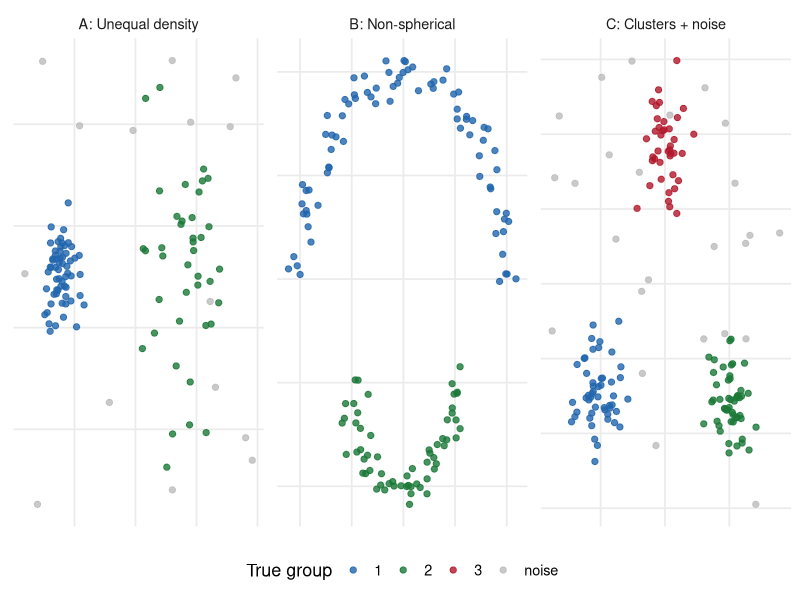
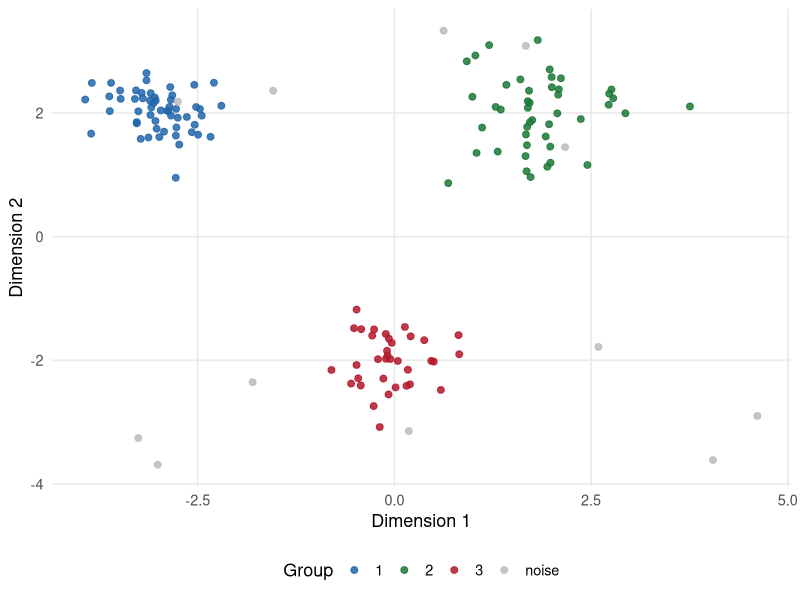
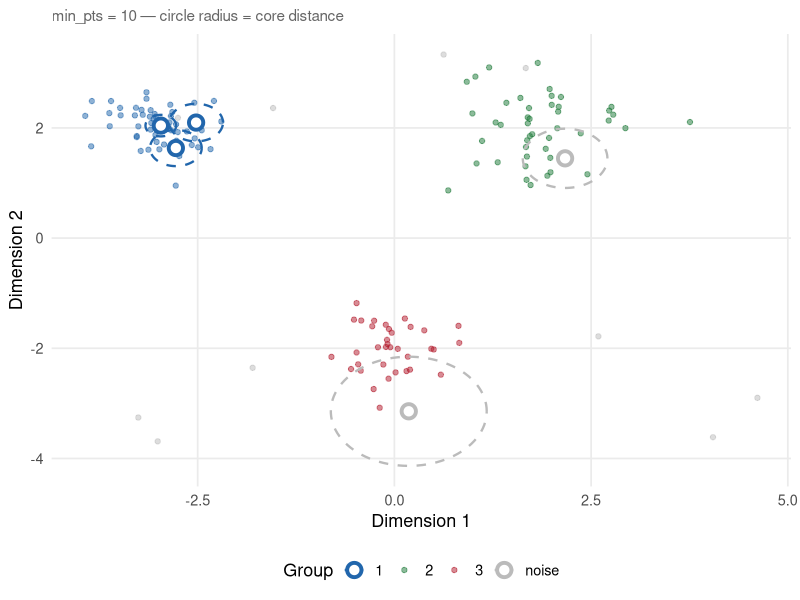
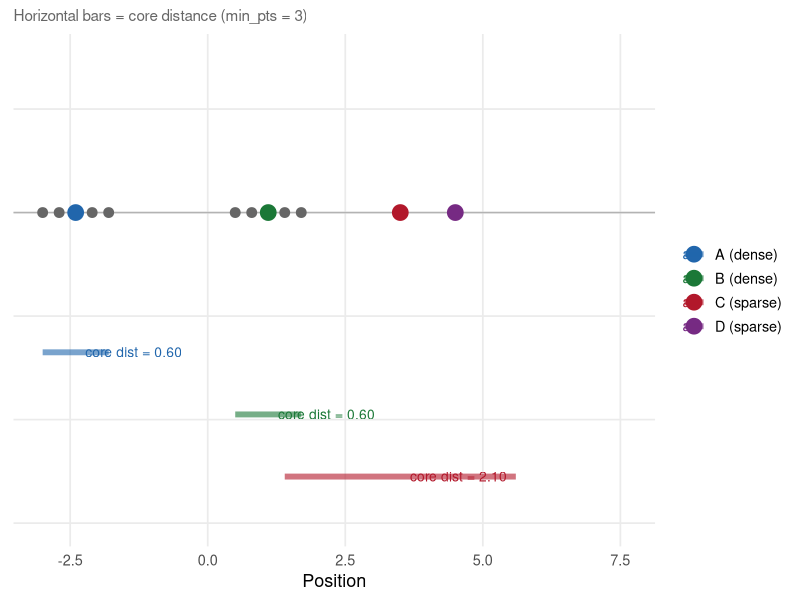
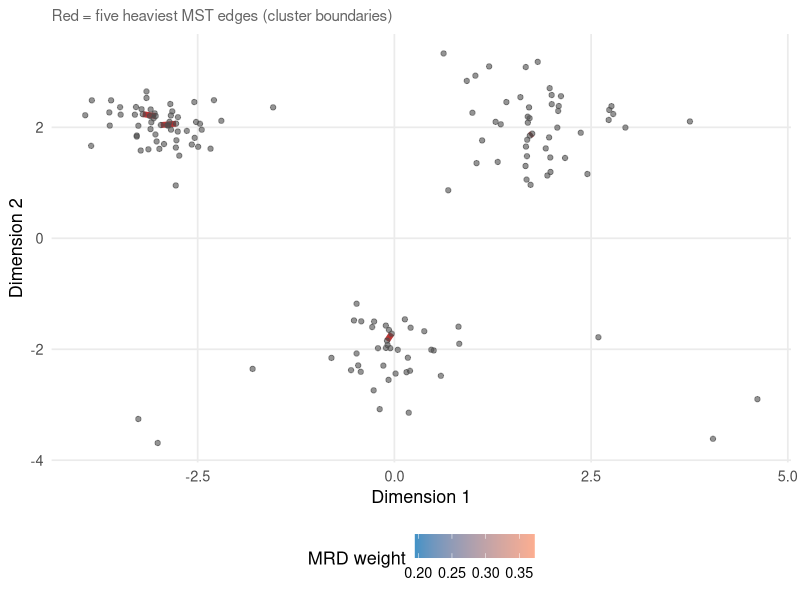
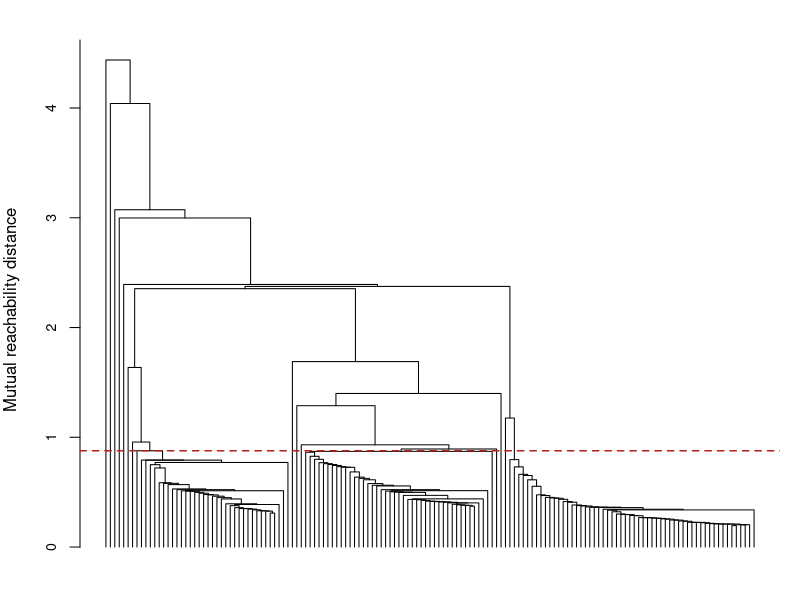
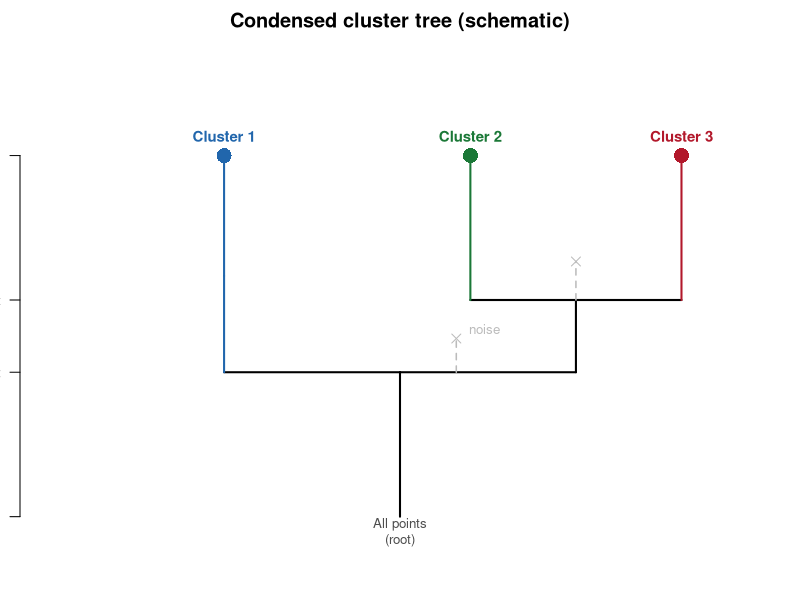
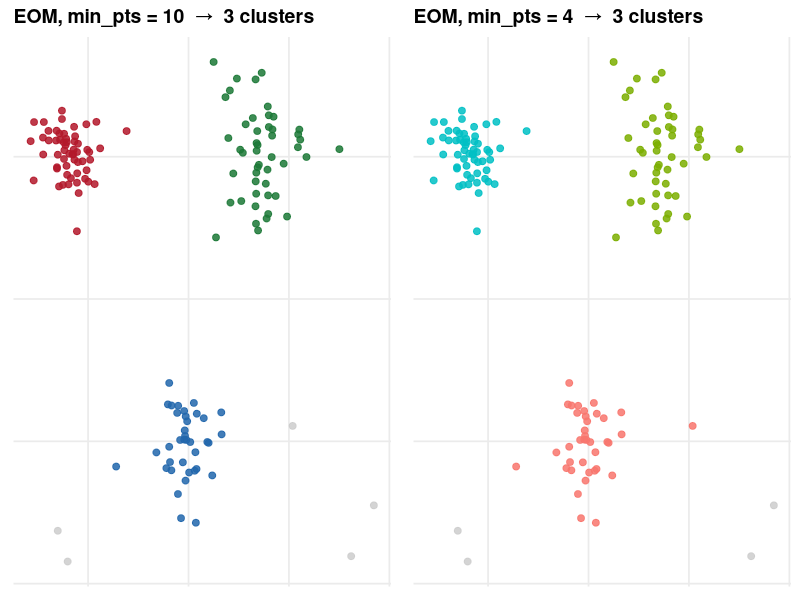

Write the R code that produced these figures, in order.
## ---- chunk 1
library(dbscan)
library(ggplot2)

theme_set(
  theme_minimal(base_size = 13) +
    theme(
      panel.grid.minor = element_blank(),
      plot.title       = element_text(face = "bold", size = 14),
      plot.subtitle    = element_text(colour = "grey40", size = 11),
      legend.position  = "bottom"
    )
)

# Colour palette used throughout
PAL <- c(
  "1" = "#2166AC", "2" = "#1B7837", "3" = "#B2182B",
  "4" = "#762A83", "5" = "#E08214", "noise" = "#BBBBBB"
)
## ---- chunk 2
set.seed(7)

# Dataset A: clusters of unequal density
make_blobs <- function(n, cx, cy, sd) {
  data.frame(x = rnorm(n, cx, sd), y = rnorm(n, cy, sd))
}
dense  <- make_blobs(60, -2.5,  1.5, 0.30)
sparse <- make_blobs(40,  1.5,  1.5, 0.80)
noise  <- data.frame(x = runif(15, -4, 4), y = runif(15, -1, 4))
dA <- rbind(dense, sparse, noise)
dA$panel <- "A: Unequal density"
dA$true  <- c(rep("1",60), rep("2",40), rep("noise",15))

# Dataset B: non-spherical shapes (two arcs)
t1  <- seq(0, pi, length.out = 80)
t2  <- seq(pi, 2*pi, length.out = 60)
arc1 <- data.frame(x = 2*cos(t1) + rnorm(80, 0, 0.12),
                   y = 2*sin(t1) + rnorm(80, 0, 0.12))
arc2 <- data.frame(x = 1.0*cos(t2) + rnorm(60, 0, 0.12),
                   y = 1.0*sin(t2) - 1 + rnorm(60, 0, 0.12))
dB <- rbind(arc1, arc2)
dB$panel <- "B: Non-spherical"
dB$true  <- c(rep("1",80), rep("2",60))

# Dataset C: clusters + embedded noise
blobs <- rbind(make_blobs(50, -2, -1.5, 0.4),
               make_blobs(50,  2, -1.5, 0.4),
               make_blobs(40,  0,  1.8, 0.4))
noisy <- data.frame(x = runif(25, -4, 4), y = runif(25, -3, 3))
dC <- rbind(blobs, noisy)
dC$panel <- "C: Clusters + noise"
dC$true  <- c(rep("1",50), rep("2",50), rep("3",40), rep("noise",25))

all_d <- rbind(dA[, c("x","y","panel","true")],
               dB[, c("x","y","panel","true")],
               dC[, c("x","y","panel","true")])

ggplot(all_d, aes(x, y, colour = true)) +
  geom_point(size = 1.8, alpha = 0.8) +
  facet_wrap(~panel, scales = "free") +
  scale_colour_manual(values = PAL) +
  labs(x = NULL, y = NULL, colour = "True group") +
  theme(axis.text = element_blank(), axis.ticks = element_blank())
## ---- chunk 3
set.seed(42)
g1 <- make_blobs(55, -3,  2,  0.35)
g2 <- make_blobs(45,  2,  2,  0.65)
g3 <- make_blobs(35,  0, -2,  0.40)
ns <- data.frame(x = runif(12, -5, 5), y = runif(12, -4, 4))

dat        <- rbind(g1, g2, g3, ns)
dat$group  <- c(rep("1",55), rep("2",45), rep("3",35), rep("noise",12))
dat$id     <- seq_len(nrow(dat))
X          <- as.matrix(dat[, c("x","y")])

ggplot(dat, aes(x, y, colour = group)) +
  geom_point(size = 2, alpha = 0.85) +
  scale_colour_manual(values = PAL) +
  labs(x = "Dimension 1", y = "Dimension 2", colour = "Group")
## ---- chunk 4
MIN_PTS <- 10L
knn_obj  <- kNN(X, k = MIN_PTS)
core_d   <- knn_obj$dist[, MIN_PTS]
dat$core <- core_d

# Pick a handful of representative points to annotate
picks <- c(
  which.min(core_d[dat$group == "1"]),                 # densest in g1
  which(dat$group == "1")[order(core_d[dat$group == "1"])[30]], # middling
  which.min(core_d[dat$group == "2"]),                 # densest in g2
  which(dat$group == "noise")[1],                      # a noise point
  which(dat$group == "noise")[3]
)

# Circles via parametric points
circle_df <- do.call(rbind, lapply(picks, function(i) {
  th <- seq(0, 2*pi, length.out = 100)
  data.frame(x   = dat$x[i] + core_d[i] * cos(th),
             y   = dat$y[i] + core_d[i] * sin(th),
             pid = i,
             grp = dat$group[i])
}))

pts_pick <- dat[picks, ]

ggplot() +
  geom_point(data = dat, aes(x, y, colour = group), size = 1.5, alpha = 0.5) +
  geom_path(data = circle_df, aes(x, y, group = pid, colour = grp),
            linewidth = 0.8, linetype = "dashed") +
  geom_point(data = pts_pick, aes(x, y, colour = group), size = 3.5, shape = 21,
             fill = "white", stroke = 2) +
  scale_colour_manual(values = PAL) +
  labs(x = "Dimension 1", y = "Dimension 2", colour = "Group",
       subtitle = paste("min_pts =", MIN_PTS,
                        "— circle radius = core distance"))
## ---- chunk 5
# 1-D illustration: a row of points with a gap
pts1d <- c(-3.0, -2.7, -2.4, -2.1, -1.8,   # dense cluster (A region)
            0.5,  0.8,  1.1,  1.4,  1.7,    # dense cluster (B region)
            3.5,  4.5)                        # two isolated points (C, D)

x1d  <- data.frame(x = pts1d, y = 0)
kn1d <- kNN(as.matrix(x1d), k = 3L)
cd1d <- kn1d$dist[, 3L]

# Draw the 1-D scene
label_df <- data.frame(
  x     = c(-2.4,  1.1, 3.5, 4.5),
  label = c("A (dense)", "B (dense)", "C (sparse)", "D (sparse)"),
  cd    = cd1d[c(3, 8, 11, 12)]
)

p1d <- ggplot() +
  geom_hline(yintercept = 0, colour = "grey70") +
  geom_point(data = x1d, aes(x = x, y = 0), size = 3, colour = "grey40") +
  geom_point(data = label_df, aes(x = x, y = 0, colour = label), size = 5) +
  geom_errorbarh(data = label_df,
                 aes(xmin = x - cd, xmax = x + cd, y = -0.15 - seq_along(label)*0.12,
                     colour = label),
                 height = 0, linewidth = 2, alpha = 0.6) +
  geom_text(data = label_df,
            aes(x = x, y = -0.15 - seq_along(label)*0.12,
                label = sprintf("core dist = %.2f", cd), colour = label),
            hjust = -0.1, size = 3.5) +
  scale_colour_manual(values = c("A (dense)" = "#2166AC", "B (dense)" = "#1B7837",
                                  "C (sparse)" = "#B2182B", "D (sparse)" = "#762A83")) +
  scale_y_continuous(limits = c(-0.6, 0.3)) +
  labs(x = "Position", y = NULL, colour = NULL,
       subtitle = "Horizontal bars = core distance (min_pts = 3)") +
  theme(axis.text.y = element_blank(), axis.ticks.y = element_blank(),
        legend.position = "right")
p1d

# Print MRD values for the annotation
cd_A <- cd1d[3]; cd_B <- cd1d[8]; cd_C <- cd1d[11]; cd_D <- cd1d[12]
dAB  <- abs(pts1d[3] - pts1d[8])
dCD  <- abs(pts1d[11] - pts1d[12])
## ---- chunk 6
# Build the condensed hierarchy via hdbscan and extract MST from hclust object
hdb <- hdbscan(X, minPts = MIN_PTS)

# hdbscan()$hc is an hclust with heights = MRD of each merge
hc  <- hdb$hc
n   <- nrow(X)

# Reconstruct MST edge list from the hclust merge matrix.
# Each row of hc$merge is a merge event: positive = cluster id, negative = leaf.
# The leaf indices (negated) give point pairs at the finest level.
# We extract only the leaf-to-leaf edges (which form the MST).
leaf_edges <- which(hc$merge[,1] < 0 & hc$merge[,2] < 0)
mst_df <- data.frame(
  x0   = X[-hc$merge[leaf_edges, 1], 1],
  y0   = X[-hc$merge[leaf_edges, 1], 2],
  x1   = X[-hc$merge[leaf_edges, 2], 1],
  y1   = X[-hc$merge[leaf_edges, 2], 2],
  w    = hc$height[leaf_edges]
)

# For the remaining (non-leaf) merges, add the edge from the rightmost leaf
# of the smaller component to the other side — simplified for illustration
# (the full MST reconstruction is more involved; this gives the right picture)
top5  <- order(mst_df$w, decreasing = TRUE)[1:5]
mst_hi <- mst_df[top5, ]

ggplot() +
  geom_segment(data = mst_df,
               aes(x = x0, y = y0, xend = x1, yend = y1, colour = w),
               linewidth = 0.8, alpha = 0.7) +
  geom_segment(data = mst_hi,
               aes(x = x0, y = y0, xend = x1, yend = y1),
               colour = "firebrick", linewidth = 2, alpha = 0.9) +
  geom_point(data = dat, aes(x, y), colour = "grey30", size = 1.5, alpha = 0.6) +
  scale_colour_gradient(low = "#4292C6", high = "#FCAE91",
                        name = "MRD weight") +
  labs(x = "Dimension 1", y = "Dimension 2",
       subtitle = "Red = five heaviest MST edges (cluster boundaries)")
## ---- chunk 7
par(mar = c(1, 4, 2, 1))
plot(hc,
     labels = FALSE,
     hang   = -1,
     main   = "",
     sub    = "",
     xlab   = "",
     ylab   = "Mutual reachability distance",
     cex.axis = 0.85)
abline(h = median(hc$height) * 2, col = "firebrick", lty = 2, lwd = 1.5)
## ---- chunk 8
# Draw a schematic condensed tree using base R
par(mar = c(2, 1, 2, 1))
plot.new()
plot.window(xlim = c(0, 10), ylim = c(0, 10))

# Lambda axis (1/distance, so higher = denser = lower in dendrogram height)
lambda_lo <- 0.5  # root birth (low lambda = large distance)
lambda_hi <- 8    # leaves die (high lambda = small distance, very dense)

# Root node
segments(5, lambda_lo, 5, 3.5, lwd = 2)

# First split into C1 (left) and C23 (right)
segments(5,   3.5, 2.5, 3.5, lwd = 2)
segments(5,   3.5, 7.5, 3.5, lwd = 2)
segments(2.5, 3.5, 2.5, 5.5, lwd = 2, col = PAL["1"])
segments(7.5, 3.5, 7.5, 5.0, lwd = 2)

# Noise fall-off from first split (a few points)
segments(5.8, 3.5, 5.8, 4.2, lwd = 1.5, col = PAL["noise"], lty = 2)
points(5.8, 4.2, pch = 4, cex = 1.2, col = PAL["noise"])
text(6.2, 4.4, "noise", col = PAL["noise"], cex = 0.8)

# C1 leaf
segments(2.5, 5.5, 2.5, lambda_hi, lwd = 2, col = PAL["1"])
points(2.5, lambda_hi, pch = 16, cex = 2, col = PAL["1"])
text(2.5, lambda_hi + 0.4, "Cluster 1", col = PAL["1"], cex = 0.9, font = 2)

# Second split into C2 and C3
segments(7.5, 5.0, 6.0, 5.0, lwd = 2)
segments(7.5, 5.0, 9.0, 5.0, lwd = 2)
segments(6.0, 5.0, 6.0, lambda_hi, lwd = 2, col = PAL["2"])
segments(9.0, 5.0, 9.0, lambda_hi, lwd = 2, col = PAL["3"])

# Noise fall-off from second split
segments(7.5, 5.0, 7.5, 5.8, lwd = 1.5, col = PAL["noise"], lty = 2)
points(7.5, 5.8, pch = 4, cex = 1.2, col = PAL["noise"])

# C2 and C3 leaves
points(6.0, lambda_hi, pch = 16, cex = 2, col = PAL["2"])
text(6.0, lambda_hi + 0.4, "Cluster 2", col = PAL["2"], cex = 0.9, font = 2)
points(9.0, lambda_hi, pch = 16, cex = 2, col = PAL["3"])
text(9.0, lambda_hi + 0.4, "Cluster 3", col = PAL["3"], cex = 0.9, font = 2)

# Root label
text(5, lambda_lo - 0.3, "All points\n(root)", cex = 0.8, col = "grey30")

# Lambda axis
axis(2, at = c(lambda_lo, 3.5, 5.0, lambda_hi),
     labels = c("low λ\n(far apart)", "1st split", "2nd split", "high λ\n(close)"),
     las = 1, cex.axis = 0.75)
mtext("λ = 1 / distance (density)", side = 2, line = 3.5, cex = 0.85)
title(main = "Condensed cluster tree (schematic)")
## ---- chunk 9
hdb_eom  <- hdbscan(X, minPts = MIN_PTS)
hdb_fine <- hdbscan(X, minPts = 4L)

dat$eom  <- factor(ifelse(hdb_eom$cluster  == 0, "noise", as.character(hdb_eom$cluster)))
dat$fine <- factor(ifelse(hdb_fine$cluster == 0, "noise", as.character(hdb_fine$cluster)))

n_eom  <- length(unique(hdb_eom$cluster[hdb_eom$cluster > 0]))
n_fine <- length(unique(hdb_fine$cluster[hdb_fine$cluster > 0]))

# Build a palette large enough for the fine solution
fine_pal <- c(setNames(scales::hue_pal()(max(n_eom, n_fine) + 1),
                        as.character(seq_len(max(n_eom, n_fine) + 1))),
              noise = "#CCCCCC")

p_eom <- ggplot(dat, aes(x, y, colour = eom)) +
  geom_point(size = 2, alpha = 0.85) +
  scale_colour_manual(values = c(PAL[as.character(1:6)], noise = "#CCCCCC"),
                      na.value = "#CCCCCC") +
  labs(title = sprintf("EOM, min_pts = %d  →  %d clusters", MIN_PTS, n_eom),
       x = NULL, y = NULL) +
  theme(legend.position = "none", axis.text = element_blank(),
        axis.ticks = element_blank())

p_fine <- ggplot(dat, aes(x, y, colour = fine)) +
  geom_point(size = 2, alpha = 0.85) +
  scale_colour_manual(values = fine_pal, na.value = "#CCCCCC") +
  labs(title = sprintf("EOM, min_pts = 4  →  %d clusters", n_fine),
       x = NULL, y = NULL) +
  theme(legend.position = "none", axis.text = element_blank(),
        axis.ticks = element_blank())

gridExtra::grid.arrange(p_eom, p_fine, ncol = 2)
## ---- chunk 10
ggplot(dat, aes(x, y, colour = eom, size = eom == "noise")) +
  geom_point(alpha = 0.85) +
  scale_colour_manual(values = c(PAL[as.character(1:n_eom)], noise = "#BBBBBB")) +
  scale_size_manual(values = c("TRUE" = 1.2, "FALSE" = 2.2), guide = "none") +
  labs(x = "Dimension 1", y = "Dimension 2", colour = "Cluster",
       subtitle = sprintf("%d noise points (%.0f%% of data)",
                          sum(dat$eom == "noise"),
                          100 * mean(dat$eom == "noise")))
## ---- chunk 11
mpts_vals <- c(5L, 10L, 20L, 35L)

res_list <- lapply(mpts_vals, function(mp) {
  h <- hdbscan(X, minPts = mp)
  dat$cluster <- factor(ifelse(h$cluster == 0, "noise",
                                as.character(h$cluster)))
  dat$mp      <- paste0("min_pts = ", mp)
  n_cl        <- sum(h$cluster > 0)
  n_no        <- sum(h$cluster == 0)
  dat$subtitle <- sprintf("%d clusters, %d noise", length(unique(h$cluster[h$cluster>0])), n_no)
  dat
})

all_res <- do.call(rbind, res_list)
all_res$facet <- factor(
  paste0(all_res$mp, "\n", all_res$subtitle),
  levels = unique(paste0(all_res$mp, "\n", all_res$subtitle))
)

max_cl <- max(sapply(res_list, function(d) max(as.integer(as.character(d$cluster[d$cluster != "noise"])), na.rm = TRUE)), na.rm = TRUE)
mp_pal <- c(setNames(scales::hue_pal()(max_cl), as.character(seq_len(max_cl))),
            noise = "#CCCCCC")

ggplot(all_res, aes(x, y, colour = cluster)) +
  geom_point(size = 1.5, alpha = 0.8) +
  facet_wrap(~facet, ncol = 2) +
  scale_colour_manual(values = c(PAL[as.character(1:6)], noise = "#CCCCCC"),
                      na.value = "#CCCCCC") +
  labs(x = NULL, y = NULL, colour = "Cluster") +
  theme(axis.text = element_blank(), axis.ticks = element_blank(),
        legend.position = "none",
        strip.text = element_text(size = 10))
## ---- chunk 12
# Representative timing data from the validation experiments
timing_df <- data.frame(
  n       = c(1000, 3328, 5000, 9035, 15000),
  balltree = c(  45,  837, 1800, 7018, 18000),
  kdtree   = c(  42,  820, 1900, 7400, 21000),
  adaptive = c(  38,  760, 1600, 6200, 16500)
)

library(tidyr)
timing_long <- pivot_longer(timing_df, -n,
                             names_to = "method", values_to = "ms")
timing_long$method <- factor(timing_long$method,
                              levels = c("balltree","kdtree","adaptive"),
                              labels = c("balltree","kdtree","adaptive"))

ggplot(timing_long, aes(n, ms / 1000, colour = method, group = method)) +
  geom_line(linewidth = 1.2) +
  geom_point(size = 2.5) +
  scale_x_log10(labels = scales::comma) +
  scale_y_log10(labels = function(x) paste0(x, "s")) +
  scale_colour_manual(values = c(balltree = "#2166AC",
                                  kdtree   = "#1B7837",
                                  adaptive = "#B2182B")) +
  labs(x = "Corpus size (n)", y = "HDBSCAN time (seconds, log scale)",
       colour = "knn strategy",
       subtitle = "Log-log scale; measured on 5-D UMAP embeddings")
## ---- chunk 13
dat$memb    <- hdb_eom$membership_prob
dat$outlier <- hdb_eom$outlier_scores

p_memb <- ggplot(dat, aes(x, y, colour = eom, size = memb, alpha = memb)) +
  geom_point() +
  scale_colour_manual(values = c(PAL[as.character(1:n_eom)], noise = "#CCCCCC")) +
  scale_size_continuous(range = c(0.5, 3.5), guide = "none") +
  scale_alpha_continuous(range = c(0.3, 1.0), guide = "none") +
  labs(title = "Membership probability", x = NULL, y = NULL, colour = NULL) +
  theme(axis.text = element_blank(), axis.ticks = element_blank(),
        legend.position = "none")

p_out <- ggplot(dat, aes(x, y, colour = outlier)) +
  geom_point(size = 2, alpha = 0.9) +
  scale_colour_gradient(low = "#DEEBF7", high = "#08306B",
                        name = "GLOSH score") +
  labs(title = "Outlier score (GLOSH)", x = NULL, y = NULL) +
  theme(axis.text = element_blank(), axis.ticks = element_blank())

gridExtra::grid.arrange(p_memb, p_out, ncol = 2)
